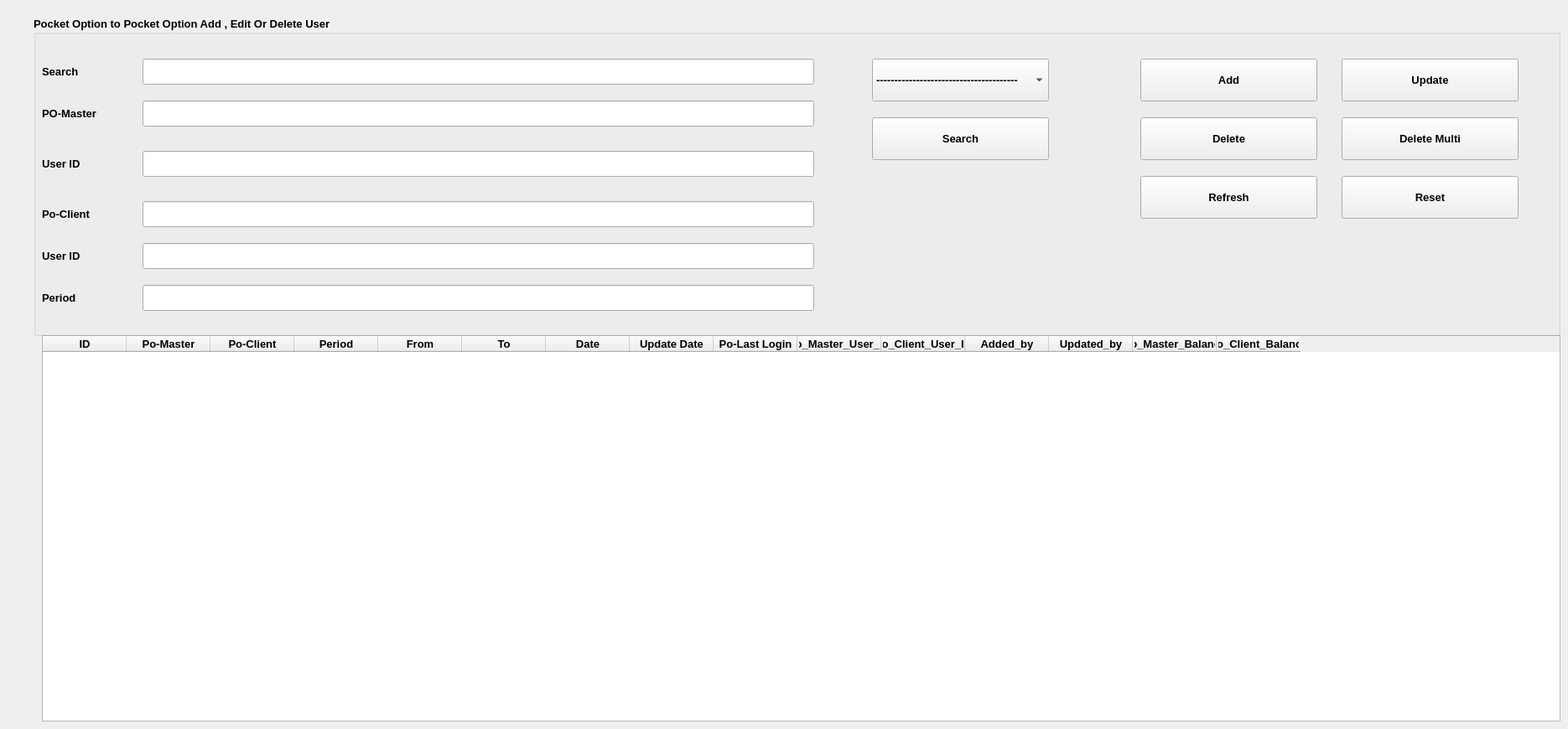
    <widget class="QWidget" name="tab_4">
     <attribute name="title">
      <string>Po to Po</string>
     </attribute>
     <widget class="QTableWidget" name="tableWidget_4">
      <property name="geometry">
       <rect>
        <x>50</x>
        <y>400</y>
        <width>1811</width>
        <height>461</height>
       </rect>
      </property>
      <property name="font">
       <font>
        <pointsize>10</pointsize>
        <weight>75</weight>
        <bold>true</bold>
       </font>
      </property>
      <column>
       <property name="text">
        <string>ID</string>
       </property>
      </column>
      <column>
       <property name="text">
        <string>Po-Master</string>
       </property>
      </column>
      <column>
       <property name="text">
        <string>Po-Client</string>
       </property>
      </column>
      <column>
       <property name="text">
        <string>Period</string>
       </property>
      </column>
      <column>
       <property name="text">
        <string>From</string>
       </property>
      </column>
      <column>
       <property name="text">
        <string>To</string>
       </property>
      </column>
      <column>
       <property name="text">
        <string>Date</string>
       </property>
      </column>
      <column>
       <property name="text">
        <string>Update Date</string>
       </property>
      </column>
      <column>
       <property name="text">
        <string>Po-Last Login</string>
       </property>
      </column>
      <column>
       <property name="text">
        <string>Po_Master_User_ID</string>
       </property>
      </column>
      <column>
       <property name="text">
        <string>Po_Client_User_ID</string>
       </property>
      </column>
      <column>
       <property name="text">
        <string>Added_by</string>
       </property>
      </column>
      <column>
       <property name="text">
        <string>Updated_by</string>
       </property>
      </column>
      <column>
       <property name="text">
        <string>Po_Master_Balance</string>
       </property>
      </column>
      <column>
       <property name="text">
        <string>Po_Client_Balance</string>
       </property>
      </column>
     </widget>
     <widget class="QGroupBox" name="groupBox_6">
      <property name="geometry">
       <rect>
        <x>40</x>
        <y>20</y>
        <width>1821</width>
        <height>381</height>
       </rect>
      </property>
      <property name="font">
       <font>
        <family>Segoe UI</family>
        <pointsize>10</pointsize>
        <weight>75</weight>
        <bold>true</bold>
       </font>
      </property>
      <property name="title">
       <string>Pocket Option to Pocket Option Add , Edit Or Delete User</string>
      </property>
      <widget class="QLabel" name="label_40">
       <property name="geometry">
        <rect>
         <x>10</x>
         <y>220</y>
         <width>81</width>
         <height>31</height>
        </rect>
       </property>
       <property name="font">
        <font>
         <family>Segoe UI</family>
         <pointsize>10</pointsize>
        </font>
       </property>
       <property name="text">
        <string>Po-Client</string>
       </property>
      </widget>
      <widget class="QLineEdit" name="Master_4">
       <property name="geometry">
        <rect>
         <x>130</x>
         <y>100</y>
         <width>801</width>
         <height>31</height>
        </rect>
       </property>
       <property name="font">
        <font>
         <family>Segoe UI</family>
         <pointsize>10</pointsize>
        </font>
       </property>
      </widget>
      <widget class="QLabel" name="label_41">
       <property name="geometry">
        <rect>
         <x>10</x>
         <y>100</y>
         <width>91</width>
         <height>31</height>
        </rect>
       </property>
       <property name="font">
        <font>
         <family>Segoe UI</family>
         <pointsize>10</pointsize>
        </font>
       </property>
       <property name="text">
        <string>PO-Master</string>
       </property>
      </widget>
      <widget class="QLineEdit" name="Client_4">
       <property name="geometry">
        <rect>
         <x>130</x>
         <y>220</y>
         <width>801</width>
         <height>31</height>
        </rect>
       </property>
       <property name="font">
        <font>
         <family>Segoe UI</family>
         <pointsize>10</pointsize>
        </font>
       </property>
      </widget>
      <widget class="QLineEdit" name="Search_4">
       <property name="geometry">
        <rect>
         <x>130</x>
         <y>50</y>
         <width>801</width>
         <height>31</height>
        </rect>
       </property>
       <property name="font">
        <font>
         <family>Segoe UI</family>
         <pointsize>10</pointsize>
        </font>
       </property>
      </widget>
      <widget class="QLabel" name="label_42">
       <property name="geometry">
        <rect>
         <x>10</x>
         <y>50</y>
         <width>51</width>
         <height>31</height>
        </rect>
       </property>
       <property name="font">
        <font>
         <family>Segoe UI</family>
         <pointsize>10</pointsize>
        </font>
       </property>
       <property name="text">
        <string>Search</string>
       </property>
      </widget>
      <widget class="QLineEdit" name="Period_4">
       <property name="geometry">
        <rect>
         <x>130</x>
         <y>320</y>
         <width>801</width>
         <height>31</height>
        </rect>
       </property>
       <property name="font">
        <font>
         <family>Segoe UI</family>
         <pointsize>10</pointsize>
        </font>
       </property>
      </widget>
      <widget class="QLabel" name="label_43">
       <property name="geometry">
        <rect>
         <x>10</x>
         <y>320</y>
         <width>51</width>
         <height>31</height>
        </rect>
       </property>
       <property name="font">
        <font>
         <family>Segoe UI</family>
         <pointsize>10</pointsize>
        </font>
       </property>
       <property name="text">
        <string>Period</string>
       </property>
      </widget>
      <widget class="QLabel" name="label_44">
       <property name="geometry">
        <rect>
         <x>10</x>
         <y>270</y>
         <width>61</width>
         <height>31</height>
        </rect>
       </property>
       <property name="font">
        <font>
         <family>Segoe UI</family>
         <pointsize>10</pointsize>
        </font>
       </property>
       <property name="text">
        <string>User ID</string>
       </property>
      </widget>
      <widget class="QLineEdit" name="client_user_id_7">
       <property name="geometry">
        <rect>
         <x>130</x>
         <y>270</y>
         <width>801</width>
         <height>31</height>
        </rect>
       </property>
       <property name="font">
        <font>
         <family>Segoe UI</family>
         <pointsize>10</pointsize>
        </font>
       </property>
      </widget>
      <widget class="QLabel" name="label_69">
       <property name="geometry">
        <rect>
         <x>10</x>
         <y>160</y>
         <width>61</width>
         <height>31</height>
        </rect>
       </property>
       <property name="font">
        <font>
         <family>Segoe UI</family>
         <pointsize>10</pointsize>
        </font>
       </property>
       <property name="text">
        <string>User ID</string>
       </property>
      </widget>
      <widget class="QLineEdit" name="master_user_id_7">
       <property name="geometry">
        <rect>
         <x>130</x>
         <y>160</y>
         <width>801</width>
         <height>31</height>
        </rect>
       </property>
       <property name="font">
        <font>
         <family>Segoe UI</family>
         <pointsize>10</pointsize>
        </font>
       </property>
      </widget>
     </widget>
     <widget class="QPushButton" name="Add_Button_10">
      <property name="geometry">
       <rect>
        <x>1360</x>
        <y>70</y>
        <width>211</width>
        <height>51</height>
       </rect>
      </property>
      <property name="font">
       <font>
        <family>Segoe UI</family>
        <pointsize>10</pointsize>
        <weight>75</weight>
        <bold>true</bold>
       </font>
      </property>
      <property name="text">
       <string>Add</string>
      </property>
      <property name="icon">
       <iconset resource="resource.qrc">
        <normaloff>:/ico/images-removebg-preview.png</normaloff>:/ico/images-removebg-preview.png</iconset>
      </property>
      <property name="iconSize">
       <size>
        <width>40</width>
        <height>40</height>
       </size>
      </property>
     </widget>
     <widget class="QPushButton" name="Update_Button_10">
      <property name="geometry">
       <rect>
        <x>1600</x>
        <y>70</y>
        <width>211</width>
        <height>51</height>
       </rect>
      </property>
      <property name="font">
       <font>
        <family>Segoe UI</family>
        <pointsize>10</pointsize>
        <weight>75</weight>
        <bold>true</bold>
       </font>
      </property>
      <property name="text">
       <string>Update</string>
      </property>
      <property name="icon">
       <iconset resource="resource.qrc">
        <normaloff>:/ico/user_edit.png</normaloff>:/ico/user_edit.png</iconset>
      </property>
      <property name="iconSize">
       <size>
        <width>40</width>
        <height>40</height>
       </size>
      </property>
     </widget>
     <widget class="QPushButton" name="Search_Button_10">
      <property name="geometry">
       <rect>
        <x>1040</x>
        <y>140</y>
        <width>211</width>
        <height>51</height>
       </rect>
      </property>
      <property name="font">
       <font>
        <family>Segoe UI</family>
        <pointsize>10</pointsize>
        <weight>75</weight>
        <bold>true</bold>
       </font>
      </property>
      <property name="text">
       <string>Search</string>
      </property>
      <property name="icon">
       <iconset resource="resource.qrc">
        <normaloff>:/ico/search-user.png</normaloff>:/ico/search-user.png</iconset>
      </property>
      <property name="iconSize">
       <size>
        <width>35</width>
        <height>35</height>
       </size>
      </property>
     </widget>
     <widget class="QPushButton" name="Rest_Button_10">
      <property name="geometry">
       <rect>
        <x>1600</x>
        <y>210</y>
        <width>211</width>
        <height>51</height>
       </rect>
      </property>
      <property name="font">
       <font>
        <family>Segoe UI</family>
        <pointsize>10</pointsize>
        <weight>75</weight>
        <bold>true</bold>
       </font>
      </property>
      <property name="text">
       <string>Reset</string>
      </property>
      <property name="icon">
       <iconset resource="resource.qrc">
        <normaloff>:/ico/reset.png</normaloff>:/ico/reset.png</iconset>
      </property>
      <property name="iconSize">
       <size>
        <width>35</width>
        <height>35</height>
       </size>
      </property>
     </widget>
     <widget class="QComboBox" name="Search_ComboBox_10">
      <property name="geometry">
       <rect>
        <x>1040</x>
        <y>70</y>
        <width>211</width>
        <height>51</height>
       </rect>
      </property>
      <property name="font">
       <font>
        <family>Segoe UI</family>
        <pointsize>10</pointsize>
        <weight>75</weight>
        <bold>true</bold>
       </font>
      </property>
      <item>
       <property name="text">
        <string>---------------------------------------</string>
       </property>
      </item>
      <item>
       <property name="text">
        <string>ID</string>
       </property>
      </item>
      <item>
       <property name="text">
        <string>Master &amp; Slave</string>
       </property>
      </item>
      <item>
       <property name="text">
        <string>Master</string>
       </property>
      </item>
      <item>
       <property name="text">
        <string>Slave</string>
       </property>
      </item>
     </widget>
     <widget class="QPushButton" name="Delete_Multi_Button_10">
      <property name="geometry">
       <rect>
        <x>1600</x>
        <y>140</y>
        <width>211</width>
        <height>51</height>
       </rect>
      </property>
      <property name="font">
       <font>
        <family>Segoe UI</family>
        <pointsize>10</pointsize>
        <weight>75</weight>
        <bold>true</bold>
       </font>
      </property>
      <property name="text">
       <string>Delete Multi</string>
      </property>
      <property name="icon">
       <iconset resource="resource.qrc">
        <normaloff>:/ico/remove-user.png</normaloff>:/ico/remove-user.png</iconset>
      </property>
      <property name="iconSize">
       <size>
        <width>40</width>
        <height>40</height>
       </size>
      </property>
     </widget>
     <widget class="QPushButton" name="Delete_Button_10">
      <property name="geometry">
       <rect>
        <x>1360</x>
        <y>140</y>
        <width>211</width>
        <height>51</height>
       </rect>
      </property>
      <property name="font">
       <font>
        <family>Segoe UI</family>
        <pointsize>10</pointsize>
        <weight>75</weight>
        <bold>true</bold>
       </font>
      </property>
      <property name="text">
       <string>Delete</string>
      </property>
      <property name="icon">
       <iconset resource="resource.qrc">
        <normaloff>:/ico/remove-user.png</normaloff>:/ico/remove-user.png</iconset>
      </property>
      <property name="iconSize">
       <size>
        <width>40</width>
        <height>40</height>
       </size>
      </property>
     </widget>
     <widget class="QPushButton" name="Refresh_Button_10">
      <property name="geometry">
       <rect>
        <x>1360</x>
        <y>210</y>
        <width>211</width>
        <height>51</height>
       </rect>
      </property>
      <property name="font">
       <font>
        <family>Segoe UI</family>
        <pointsize>10</pointsize>
        <weight>75</weight>
        <bold>true</bold>
       </font>
      </property>
      <property name="text">
       <string>Refresh</string>
      </property>
      <property name="icon">
       <iconset resource="resource.qrc">
        <normaloff>:/ico/refresh.png</normaloff>:/ico/refresh.png</iconset>
      </property>
      <property name="iconSize">
       <size>
        <width>35</width>
        <height>35</height>
       </size>
      </property>
     </widget>
    </widget>
